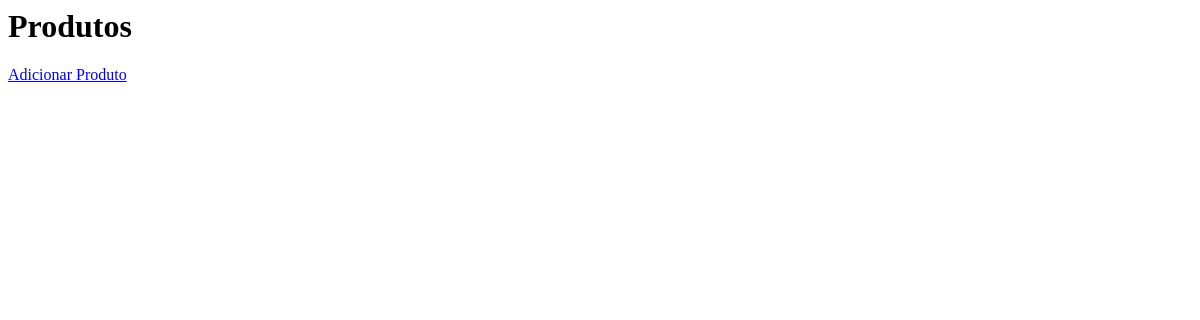
The app's page /produto/, older data.
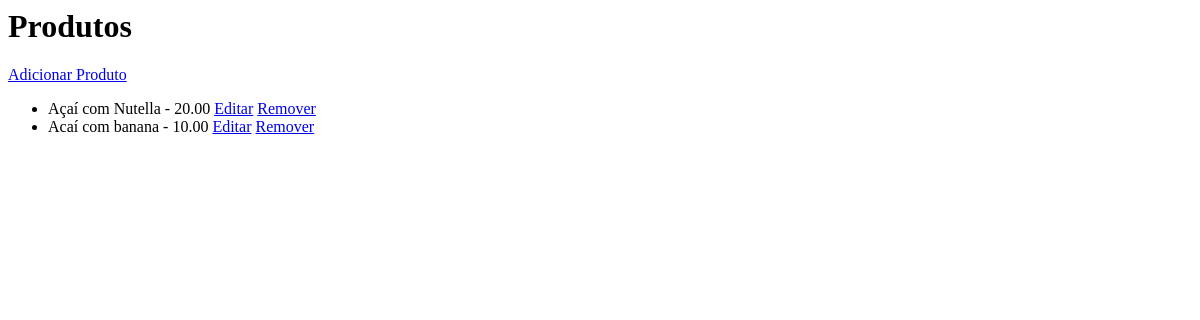
The same page, newer data.
### produto/models.py (models this page shows, shortened)
class Produto(models.Model):
    nome = models.CharField(max_length=100)
    preco = models.DecimalField(max_digits=6, decimal_places=2)
    ingredientes = models.ManyToManyField(Ingrediente, blank=True)

### produto/views.py (the view)
# urls.py: path('', views.listar_produtos, name='listar_produtos'),
def listar_produtos(request):
    produtos = Produto.objects.all()
    return render(request, 'produto/listar_produtos.html', {'produtos': produtos})

### templates/produto/listar_produtos.html
<h1>Produtos</h1>
<a href="{% url 'adicionar_produto' %}">Adicionar Produto</a>
<ul>
    {% for produto in produtos %}
        <li>{{ produto.nome }} - {{ produto.preco }} <a href="{% url 'editar_produto' produto.id %}">Editar</a> <a href="{% url 'remover_produto' produto.id %}">Remover</a></li>
    {% endfor %}
</ul>

Row changes from the older to the newer data that the page shows:
added Produto: nome "Açaí com Nutella", preco "20.00"
added Produto: nome "Acaí com banana", preco "10.00"
